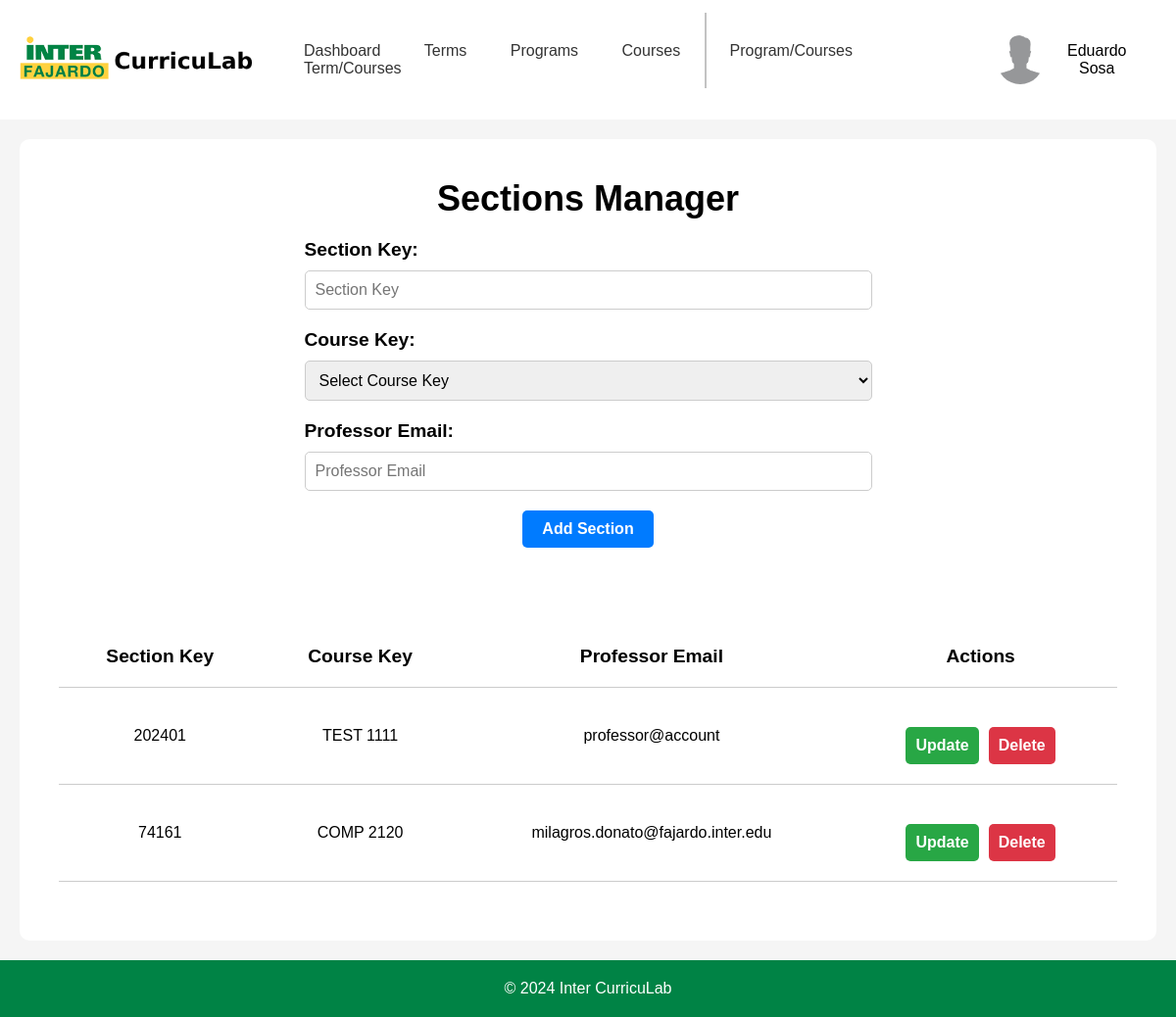
/templates/adminPages/adminSection.php (signed in), run on an earlier commit of the app's database.
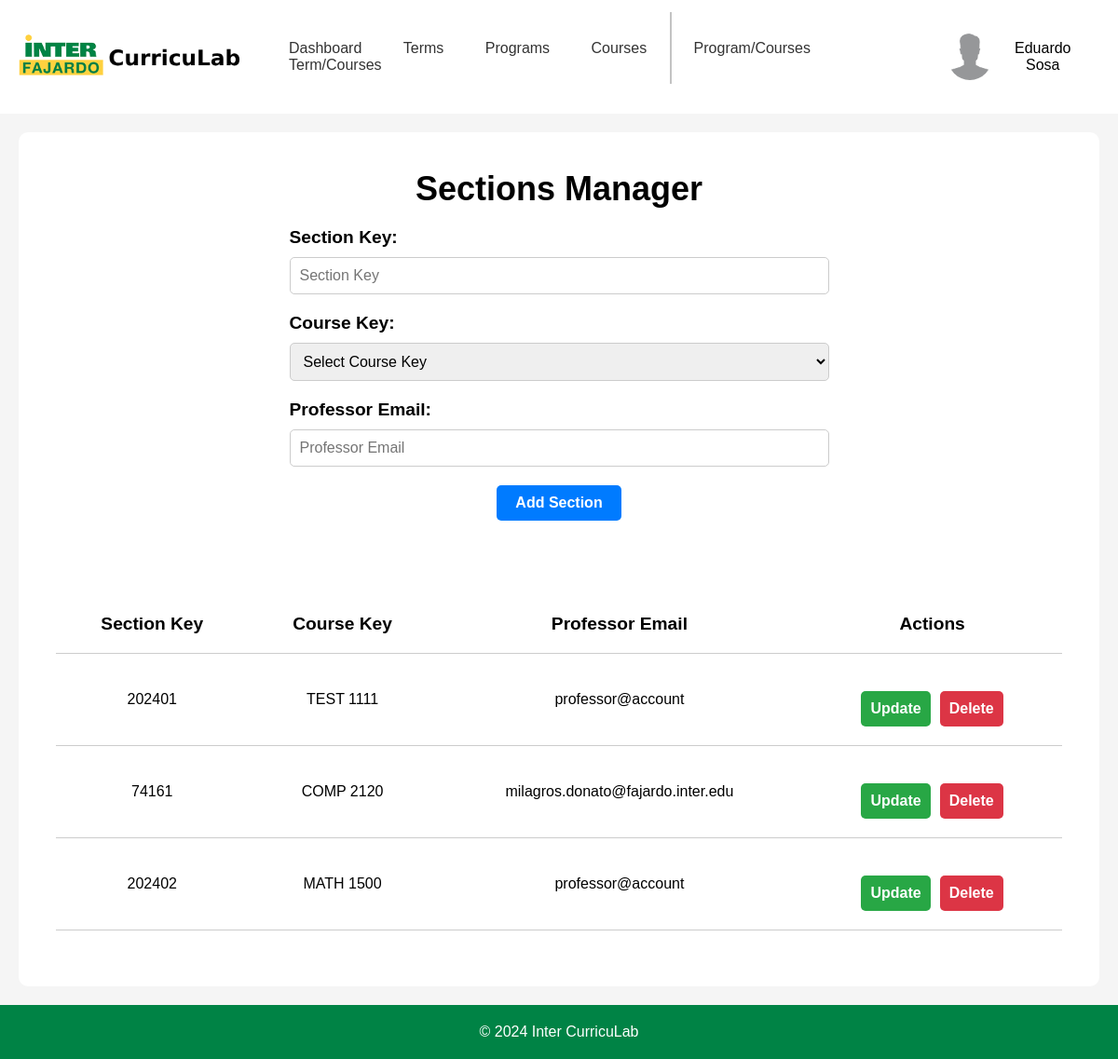
And on a later commit of the database.
### tables this page shows
CREATE TABLE "section" (
	"SectionID"	INTEGER NOT NULL UNIQUE,
	"SectionKey"	TEXT,
	"CourseKey"	TEXT,
	"ProfessorEmail"	TEXT,
	PRIMARY KEY("SectionID" AUTOINCREMENT)
);

### templates/adminPages/adminSection.php (the view, shortened to what this page needs)
<?php
$config = require_once '../../backend/php/config.php';
if (!isset($_SESSION['email'])) {
    header('Location: ../index.php');
    exit;
} elseif ($_SESSION['accountType'] !== 'Admin' && $_SESSION['accountType'] !== 'Root' && $_SESSION['accountType'] !== 'Staff') {
    header('Location: ../staffPages/profPage.php');
    exit;
} else {
    if ($config['db']['type'] === 'sqlite') {
        $db = new SQLite3($config['db']['sqlite']['path']);
    } elseif ($config['db']['type'] === 'mysql') {
        $dsn = "mysql:host={$config['db']['mysql']['host']};dbname={$config['db']['mysql']['dbname']}";
        $db = new PDO($dsn, $config['db']['mysql']['username'], $config['db']['mysql']['password']);
    }
    $error = cleanUpSection();
    $stmt = $db->prepare('SELECT * FROM section');
    $result = $stmt->execute();
    $sections = $result->fetchArray(SQLITE3_ASSOC);
    $sections = [];
    if (isset($_POST['sort'])) {
        $sections = sortTable();
    } else {
        $stmt = $db->prepare('SELECT * FROM section');
        $result = $stmt->execute();
        $sections = fetchAllRows($result);
    }
}
function fetchAllRows($result) {
    $rows = [];
    while ($row = $result->fetchArray(SQLITE3_ASSOC)) {
        $rows[] = $row;
    }
    return $rows;
}
function cleanUpSection() {
    global $db;
    $stmt = $db->prepare('SELECT * FROM section');
    $result = $stmt->execute();
    return null;
}
?>
<!DOCTYPE html>
<html lang="en">
<head>
    <link rel="stylesheet" href="../../static/css/headerFooter.css">
    <link rel="stylesheet" href="../../static/css/adminSection.css">
</head>
<body>
    <div id="headerNav">
        <div class="logo">
            <a href="adminDashboard.php">
                <img src="../../static/img/inter-logo-full.png" alt="Inter CurricuLab">
            </a>
        </div>
        <nav>
            <a href="adminDashboard.php">Dashboard</a>
            <a href="adminTerms.php">Terms</a>
            <a href="adminPrograms.php">Programs</a>
            <div class="dropdown">
                <a href="adminCourses.php">Courses</a>
            </div>
            <a class="navDivider"></a>
            <a href="adminProgramCourses.php">Program/Courses</a>
            <a href="adminTermCourses.php" class="active">Term/Courses</a>
        </nav>
        <div class="userBox">
            <button onclick="myFunction()" class="userDropdownButton">
                <img src="../../static/img/userProfile.jpg" alt="User" >
                <?php
                echo $_SESSION['firstName'] . ' ' . $_SESSION['lastName'];
                ?>
            </button>
        </div>
    </div>
    <div id="container">
        <div class="container-upperBox">
            <div class="sectionsForm">
                <div class="header">
                    <h2>Sections Manager</h2>
                </div>
                <div class="form-container">
                    <form method="POST">
                        <div class="inputBox">
                            <label for="sectionKey">Section Key:</label>
                            <input type="text" name="sectionKey" id="sectionKey" placeholder="Section Key" required>
                        </div>
                        <div class="inputBox">
                            <label for="courseKey">Course Key:</label>
                            <select name="courseKey" id="courseKey">
                                <option value="" hidden="hidden" selected>Select Course Key</option>
                            </select>
                        </div>
                        <div class="inputBox">
                            <label for="professorEmail">Professor Email:</label>
                            <input type="email" name="professorEmail" id="professorEmail" placeholder="Professor Email" required>
                        </div>
                        <div class="inputBox">
                            <button type="submit">Add Section</button>
                        </div>
                    </form>
                </div>
            </div>
            <div class="sectionsTable">
                <table>
                    <tr>
                        <th>
                            <form method="POST">
                                <button type="submit" name="sort" value="SectionKey">Section Key</button>
                            </form>
                        </th>
                        <th>
                            <form method="POST">
                                <button type="submit" name="sort" value="CourseKey">Course Key</button>
                            </form>
                        </th>
                        <th>
                            <form method="POST">
                                <button type="submit" name="sort" value="ProfessorEmail">Professor Email</button>
                            </form>
                        </th>
                        <th>Actions</th>
                    </tr>
                    <?php
                    foreach ($sections as $row) {
                        echo '<tr>';
                        echo '<td>' . htmlspecialchars($row['SectionKey'] ?? '') . '</td>';
                        echo '<td>' . htmlspecialchars($row['CourseKey'] ?? '') . '</td>';
                        echo '<td>' . htmlspecialchars($row['ProfessorEmail'] ?? '') . '</td>';
                        echo '<td>';
                        ?>
                        <div class="actionButtons">
                            <button class="updateButton">Update</button>
                            <form method="POST">
                                <button class="deleteButton" type="submit">Delete</button>
                            </form>
                        </div>
                        <?php
                        echo '</td>';
                        echo '</tr>';
                    }
                    ?>
                </table>
            </div>
        </div>
    </div>
    <footer>
        <p>&copy; 2024 Inter CurricuLab</p>
    </footer>
</body>
</html>

### static/css/headerFooter.css (style rules this page uses)
* { margin: 0; padding: 0; box-sizing: border-box; font-family: 'Poppins', sans-serif; }
body { display: flex; flex-direction: column; min-height: 100vh; }
#headerNav { display: flex; justify-content: space-between; align-items: center; }
.logo { margin: 20px; }
.logo img { width: 250px; }
nav a:not(.navDivider) { padding: 20px; text-decoration: none; color: #333; border-radius: 5px; }
.navDivider { margin-right: 4px; border-right: 2px solid #c3c3c3; padding: 30px 0; }
.userBox { margin: 20px; }
.userDropdownButton { padding: 16px; font-size: 16px; border: none; cursor: pointer; background-color: transparent; border-radius: 5px; }
.userBox { position: relative; display: inline-block; }
.userBox img { width: 50px; height: 50px; border-radius: 50%; margin-right: 10px; }
.userDropdownButton img { pointer-events: none; }
.userBox button { display: flex; align-items: center; justify-content: center; }
.dropdown { position: relative; display: inline-block; }
footer { background-color: #008345; color: white; text-align: center; padding: 20px; margin-top: auto; }

### static/css/adminSection.css (style rules this page uses)
#container { display: flex; flex-direction: column; background-color: #f5f5f5; flex-grow: 1; }
.container-upperBox { display: flex; flex-direction: column; align-items: center; background-color: white; margin: 20px; padding: 20px; border-radius: 10px; flex-grow: 1; }
.sectionsForm { display: flex; flex-direction: column; align-items: center; width: 100%; margin: 20px 0; }
.sectionsForm .header { font-size: 1.5em; font-weight: bold; margin-bottom: 20px; }
.sectionsForm .inputBox:not(:last-child) { display: flex; flex-direction: column; width: 100%; margin-bottom: 20px; }
.sectionsForm .inputBox:last-child { display: flex; justify-content: center; align-items: center; width: 100%; margin-bottom: 20px; }
.sectionsForm .inputBox label { font-size: 1.2em; font-weight: bold; margin-bottom: 10px; }
.sectionsForm .inputBox input, .sectionsForm .inputBox select, .sectionsForm .inputBox textarea { width: 100%; padding: 10px; margin-right: 350px; font-size: 1em; border-radius: 5px; border: 1px solid #ccc; }
.sectionsForm .inputBox button { padding: 10px 20px; font-size: 1em; font-weight: bold; color: white; background-color: #007bff; border: none; border-radius: 5px; cursor: pointer; }
.sectionsTable { display: flex; flex-direction: column; align-items: center; background-color: white; margin: 20px; padding: 20px; border-radius: 10px; flex-grow: 1; width: 100%; }
.sectionsTable table { width: 100%; border-collapse: collapse; }
.sectionsTable table th { padding: 20px; text-align: center; border-bottom: 1px solid #ccc; font-size: 1.2em; }
.sectionsTable table th button { font-size: 1em; font-weight: bold; background-color: transparent; border: none; border-radius: 5px; cursor: pointer; }
.sectionsTable table td { padding: 20px; border-bottom: 1px solid #ccc; text-align: center; }
.actionButtons { display: flex; justify-content: center; align-items: center; width: 100%; margin-top: 20px; }
.updateButton { padding: 10px 10px; margin: 0 5px; font-size: 1em; font-weight: bold; color: white; background-color: #28a745; border: none; border-radius: 5px; cursor: pointer; }
.deleteButton { padding: 10px 10px; margin: 0 5px; font-size: 1em; font-weight: bold; color: white; background-color: #dc3545; border: none; border-radius: 5px; cursor: pointer; }

What changed in the data, as far as the page shows it:
added section: SectionKey "202402", CourseKey "MATH 1500", ProfessorEmail "professor@account"
